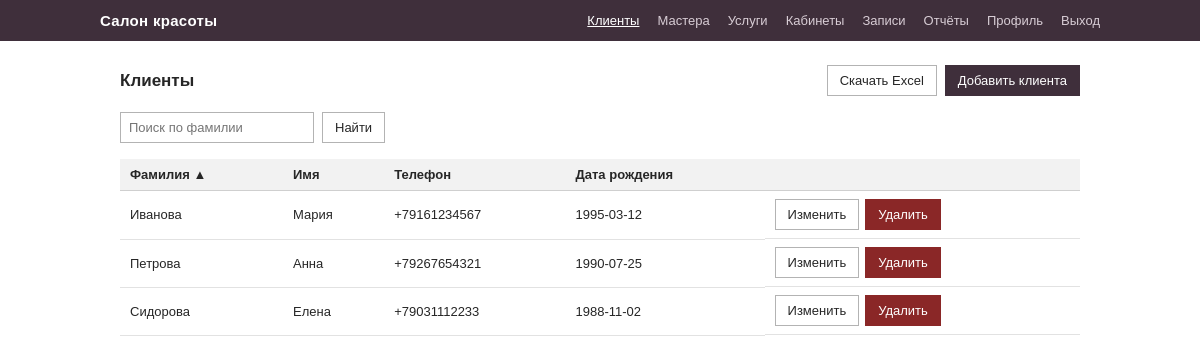
The page /frontend/pages/clients.php (signed in) on the database its author committed.
### tables this page shows
CREATE TABLE `clients` (
  `id` int UNSIGNED NOT NULL,
  `last_name` varchar(50) NOT NULL,
  `first_name` varchar(50) NOT NULL,
  `phone` varchar(20) NOT NULL,
  `birth_date` date DEFAULT NULL
);

### backend/functions/session.php (called while the page is built, shortened)
<?php
function h(?string $value): string
{
    return htmlspecialchars((string)$value, ENT_QUOTES, 'UTF-8');
}
function queryStringWith(array $overrides): string
{
    $params = array_merge($_GET, $overrides);
    return '?' . http_build_query($params);
}
function nextSortDirection(string $column, string $currentSort, string $currentDir): string
{
    return ($currentSort === $column && $currentDir === 'asc') ? 'desc' : 'asc';
}
function sortIndicator(string $column, string $currentSort, string $currentDir): string
{
    if ($currentSort !== $column) {
        return '';
    }
    return $currentDir === 'asc' ? ' ▲' : ' ▼';
}

### backend/classes/ClientContext.php (called while the page is built, shortened)
<?php
require_once __DIR__ . '/../models/Client.php';
class ClientContext
{
    private mysqli $mysqli;
    public function __construct(mysqli $mysqli)
    {
        $this->mysqli = $mysqli;
    }
    public function getAll(
        string $search = '',
        string $sortColumn = 'last_name',
        string $sortDirection = 'ASC',
        int $limit = 0,
        int $offset = 0
    ): array {
        $sortDirection = strtoupper($sortDirection) === 'DESC' ? 'DESC' : 'ASC';
        $sql = "SELECT id, last_name, first_name, phone, birth_date FROM clients";
        $params = [];
        $types = '';
        $sql .= " ORDER BY {$sortColumn} {$sortDirection}";
        if ($limit > 0) {
            $sql .= " LIMIT ? OFFSET ?";
            $params[] = $limit;
            $params[] = $offset;
            $types .= 'ii';
        }
        $stmt = $this->mysqli->prepare($sql);
        if ($params) {
            $stmt->bind_param($types, ...$params);
        }
        $stmt->execute();
        $result = $stmt->get_result();
        $clients = [];
        while ($row = $result->fetch_assoc()) {
            $clients[] = $this->mapRow($row);
        }
        return $clients;
    }
    public function countAll(string $search = ''): int
    {
        $sql = "SELECT COUNT(*) AS cnt FROM clients";
        $params = [];
        $stmt = $this->mysqli->prepare($sql);
        $stmt->execute();
        $row = $stmt->get_result()->fetch_assoc();
        return (int)$row['cnt'];
    }
    private function mapRow(array $row): Client
    {
        return new Client(
            (int)$row['id'],
            $row['last_name'],
            $row['first_name'],
            $row['phone'],
            $row['birth_date']
        );
    }
}

### backend/models/Client.php (called while the page is built, shortened)
<?php
class Client
{
    public function __construct(
        int $id,
        string $last_name,
        string $first_name,
        string $phone,
        ?string $birth_date = null
    ) {
        $this->id = $id;
        $this->last_name = $last_name;
        $this->first_name = $first_name;
        $this->phone = $phone;
        $this->birth_date = $birth_date;
    }
}

### frontend/pages/clients.php (the view, shortened to what this page needs)
<?php
require_once __DIR__ . '/../../backend/functions/connectionDB.php';
require_once __DIR__ . '/../../backend/functions/session.php';
require_once __DIR__ . '/../../backend/classes/ClientContext.php';
$clientContext = new ClientContext($mysqli);
$action = $_GET['action'] ?? 'list';
$search = trim($_GET['search'] ?? '');
$sort = in_array($_GET['sort'] ?? '', ClientContext::SORTABLE_COLUMNS, true) ? $_GET['sort'] : 'last_name';
$dir = ($_GET['dir'] ?? '') === 'desc' ? 'desc' : 'asc';
$perPage = 5;
$page = max(1, (int)($_GET['page'] ?? 1));
$totalClients = ($action === 'list') ? $clientContext->countAll($search) : 0;
$totalPages = max(1, (int)ceil($totalClients / $perPage));
$page = min($page, $totalPages);
$offset = ($page - 1) * $perPage;
$clients = ($action === 'list') ? $clientContext->getAll($search, $sort, $dir, $perPage, $offset) : [];
require_once __DIR__ . '/../elements/head.php';
require_once __DIR__ . '/../elements/siteHeader.php';
?>
<div class="container">
    <div class="page-header">
        <h1>Клиенты</h1>
        <?php if ($action === 'list'): ?>
            <div class="header-actions">
                <a class="btn btn-secondary" href="exportExcel.php?entity=clients">Скачать Excel</a>
                <a class="btn" href="clients.php?action=add">Добавить клиента</a>
            </div>
        <?php endif; ?>
    </div>
    <?php if ($action === 'list'): ?>
        <form class="search-form" method="get" action="">
            <input type="text" name="search" placeholder="Поиск по фамилии" value="<?= h($search) ?>">
            <button type="submit" class="btn btn-secondary">Найти</button>
        </form>
        <table>
            <thead>
                <tr>
                    <th><a href="<?= h(queryStringWith(['sort' => 'last_name', 'dir' => nextSortDirection('last_name', $sort, $dir), 'page' => 1])) ?>">Фамилия<?= sortIndicator('last_name', $sort, $dir) ?></a></th>
                    <th><a href="<?= h(queryStringWith(['sort' => 'first_name', 'dir' => nextSortDirection('first_name', $sort, $dir), 'page' => 1])) ?>">Имя<?= sortIndicator('first_name', $sort, $dir) ?></a></th>
                    <th><a href="<?= h(queryStringWith(['sort' => 'phone', 'dir' => nextSortDirection('phone', $sort, $dir), 'page' => 1])) ?>">Телефон<?= sortIndicator('phone', $sort, $dir) ?></a></th>
                    <th><a href="<?= h(queryStringWith(['sort' => 'birth_date', 'dir' => nextSortDirection('birth_date', $sort, $dir), 'page' => 1])) ?>">Дата рождения<?= sortIndicator('birth_date', $sort, $dir) ?></a></th>
                    <th></th>
                </tr>
            </thead>
            <tbody>
                <?php foreach ($clients as $client): ?>
                    <tr>
                        <td><?= h($client->last_name) ?></td>
                        <td><?= h($client->first_name) ?></td>
                        <td><?= h($client->phone) ?></td>
                        <td><?= h($client->birth_date ?? '') ?></td>
                        <td class="actions">
                            <a class="btn btn-secondary" href="clients.php?action=edit&id=<?= $client->id ?>">Изменить</a>
                            <form method="post" action="clients.php" onsubmit="return confirm('Удалить клиента?');">
                                <button type="submit" class="btn btn-danger">Удалить</button>
                            </form>
                        </td>
                    </tr>
                <?php endforeach; ?>
            </tbody>
        </table>
    <?php endif; ?>
</div>
<?php require_once __DIR__ . '/../elements/footer.php'; ?>

### frontend/css/style.css (style rules this page uses)
* { box-sizing: border-box; }
body { margin: 0; font-family: Arial, Helvetica, sans-serif; background-color: #ffffff; color: #262626; }
a { color: #6b3f63; }
.page-header { display: flex; align-items: center; justify-content: space-between; margin-bottom: 16px; }
.page-header h1 { font-size: 17px; margin: 0; }
.container { max-width: 1000px; margin: 24px auto; padding: 0 20px; }
.header-actions { display: flex; gap: 8px; }
.btn { display: inline-block; padding: 7px 12px; border: 1px solid #3f2f3b; background-color: #3f2f3b; color: #ffffff; font-size: 13px; text-decoration: none; cursor: pointer; }
.btn-secondary { background-color: #ffffff; color: #262626; border-color: #b3b3b3; }
.btn-danger { background-color: #8a2727; border-color: #8a2727; }
table { width: 100%; border-collapse: collapse; background: #ffffff; }
th, td { text-align: left; padding: 8px 10px; border-bottom: 1px solid #e2e2e2; font-size: 13px; }
th { background-color: #f2f2f2; border-bottom: 1px solid #cfcfcf; }
th a { color: #262626; text-decoration: none; white-space: nowrap; }
td.actions { display: flex; gap: 6px; align-items: center; flex-wrap: wrap; }
td.actions form { margin: 0; }
.search-form { display: flex; gap: 8px; margin-bottom: 16px; }
.search-form input[type="text"] { padding: 6px 8px; border: 1px solid #b3b3b3; font-size: 13px; font-family: inherit; }

### rows shown on the page
clients: last_name "Иванова", first_name "Мария", phone "+79161234567", birth_date "1995-03-12"
clients: last_name "Петрова", first_name "Анна", phone "+79267654321", birth_date "1990-07-25"
clients: last_name "Сидорова", first_name "Елена", phone "+79031112233", birth_date "1988-11-02"

### other values the page prints
sortIndicator('last_name', $sort, $dir) "▲"
